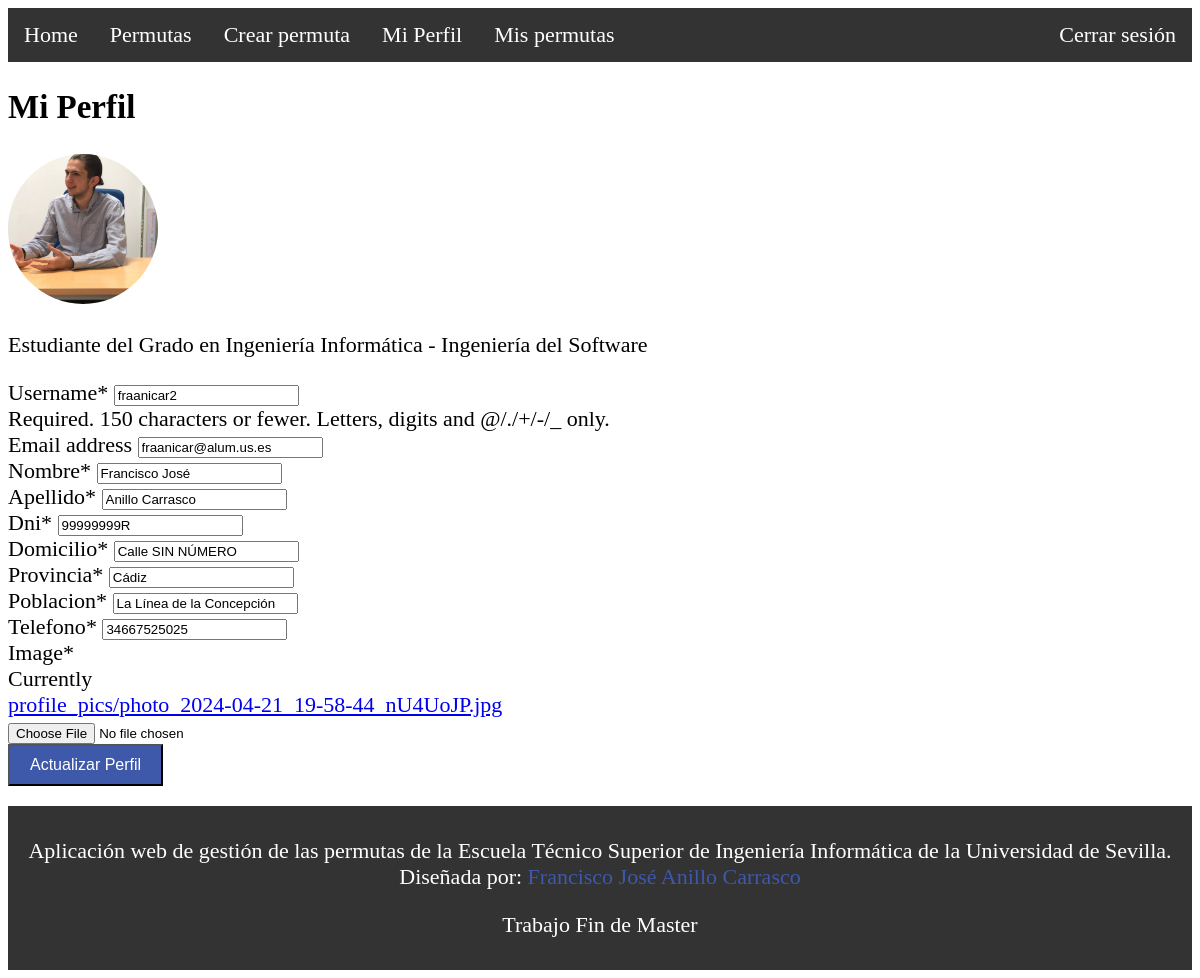
/accounts/profile/ (signed in), run on the app's committed database.
### Permutas/models.py (models this page shows, shortened)
class Estudiante(models.Model):
    user = models.OneToOneField(User, on_delete=models.CASCADE)
    nombre = models.CharField(max_length=255)
    apellido = models.CharField(max_length=255)
    email = models.EmailField(max_length=255, unique=True)
    image = models.ImageField(default='default.jpg', upload_to='profile_pics')
    dni = models.CharField(max_length=9, unique=True)
    grado = models.ForeignKey(Grado, on_delete=models.CASCADE)
    domicilio = models.CharField(max_length=255)
    provincia = models.CharField(max_length=50)
    poblacion = models.CharField(max_length=50)
    codigo_postal = models.CharField(max_length=5)
    telefono = models.CharField(max_length=15, validators=[RegexValidator(regex=r'^\+?1?\d{9,15}$', message="El número de teléfono debe ingresarse en el formato: '+999999999'. Hasta 15 dígitos permitidos.")])  # Nuevo campo de teléfono

class Grado (models.Model):
  nombre= models.CharField(max_length=255, unique=True)
  def __str__(self):
    return  f'{self.nombre}'

### Permutas/views.py (the view)
# urls.py: path('accounts/profile/', profile, name='profile'),
@login_required
def profile(request):
    try:
        estudiante = request.user.estudiante
    except Estudiante.DoesNotExist:
        estudiante = None
    if request.method == 'POST':
        u_form = UserUpdateForm(request.POST, instance=request.user)
        e_form = EstudianteUpdateForm(request.POST, request.FILES, instance=estudiante)
        if u_form.is_valid() and e_form.is_valid():
            u_form.save()
            e_form.save()
            messages.success(request, f'Tu cuenta ha sido actualizada!')
            return redirect('profile')
    else:
        u_form = UserUpdateForm(instance=request.user)
        e_form = EstudianteUpdateForm(instance=estudiante)
    context = {
        'u_form': u_form,
        'e_form': e_form,
    }
    return render(request, 'profile.html', context)

### Permutas/forms.py
class UserUpdateForm(forms.ModelForm):
    class Meta:
        model = User
        fields = ['username', 'email']

class EstudianteUpdateForm(forms.ModelForm):
    class Meta:
        model = Estudiante
        fields = ['nombre', 'apellido', 'dni', 'domicilio', 'provincia','poblacion', 'telefono', 'image']
    def __init__(self, *args, **kwargs):
        super(EstudianteUpdateForm, self).__init__(*args, **kwargs)
        self.fields['dni'].widget.attrs['readonly'] = True

### Permutas/templates/profile.html (shortened to what this page needs)
{% extends 'layout.html' %}
{% load crispy_forms_tags %}
{% block content %}
<div class="profile-container">
    <h2>Mi Perfil</h2>
    <div class="profile-image">
        {% if user.estudiante and user.estudiante.image %}
            <img src="{{ user.estudiante.image.url }}" alt="Profile Image" class="img-thumbnail">
        {% else %}
            <img src="{{ MEDIA_URL }}default.jpg" alt="Default Profile Image" class="img-thumbnail">
        {% endif %}
        {% if user.estudiante %}
            <p>Estudiante del {{ user.estudiante.grado }}</p>
        {% else %}
            <p>No tienes un perfil de estudiante.</p>
        {% endif %}
    </div>
    <form method="POST" enctype="multipart/form-data">
        <div class="form-group">
            {{ u_form|crispy }}
            {{ e_form|crispy }}
        </div>
        <button class="button-container" type="submit" class="btn btn-primary">Actualizar Perfil</button>
    </form>
</div>
{% endblock content %}

### Permutas/templates/layout.html (style rules this page uses)
body { font-size: 22px; }
.button-container { background-color: #3E58AA; color: white; display: grid; text-align: center; justify-content: center; margin-bottom: 20px; padding: 10px 20px; font-size: 16px; }

### Permutas/templates/profile.html (style rules this page uses)
.profile-image img { width: 150px; height: 150px; object-fit: cover; border-radius: 50%; }

### data on the page
Estudiante: nombre "Francisco José", apellido "Anillo Carrasco", dni "99999999R", domicilio "Calle SIN NÚMERO", provincia "Cádiz", poblacion "La Línea de la Concepción", telefono "34667525025"

### other printed values
{{ user.estudiante.grado }} "Grado en Ingeniería Informática - Ingeniería del Software"
